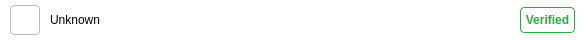
<?xml version="1.0" encoding="UTF-8"?>
<ui version="4.0">
 <class>Form</class>
 <widget class="QWidget" name="Form">
  <property name="geometry">
   <rect>
    <x>0</x>
    <y>0</y>
    <width>585</width>
    <height>40</height>
   </rect>
  </property>
  <property name="sizePolicy">
   <sizepolicy hsizetype="Preferred" vsizetype="Fixed">
    <horstretch>0</horstretch>
    <verstretch>0</verstretch>
   </sizepolicy>
  </property>
  <property name="minimumSize">
   <size>
    <width>0</width>
    <height>40</height>
   </size>
  </property>
  <property name="maximumSize">
   <size>
    <width>16777215</width>
    <height>40</height>
   </size>
  </property>
  <property name="cursor">
   <cursorShape>PointingHandCursor</cursorShape>
  </property>
  <property name="windowTitle">
   <string>Form</string>
  </property>
  <property name="autoFillBackground">
   <bool>false</bool>
  </property>
  <property name="styleSheet">
   <string notr="true">background-color: transparent; border: none</string>
  </property>
  <layout class="QHBoxLayout" name="horizontalLayout">
   <property name="spacing">
    <number>0</number>
   </property>
   <property name="leftMargin">
    <number>0</number>
   </property>
   <property name="topMargin">
    <number>0</number>
   </property>
   <property name="rightMargin">
    <number>0</number>
   </property>
   <property name="bottomMargin">
    <number>0</number>
   </property>
   <item>
    <spacer name="horizontalSpacer">
     <property name="orientation">
      <enum>Qt::Horizontal</enum>
     </property>
     <property name="sizeType">
      <enum>QSizePolicy::Fixed</enum>
     </property>
     <property name="sizeHint" stdset="0">
      <size>
       <width>10</width>
       <height>20</height>
      </size>
     </property>
    </spacer>
   </item>
   <item>
    <widget class="QToolButton" name="toolButton">
     <property name="minimumSize">
      <size>
       <width>30</width>
       <height>30</height>
      </size>
     </property>
     <property name="maximumSize">
      <size>
       <width>30</width>
       <height>30</height>
      </size>
     </property>
     <property name="styleSheet">
      <string notr="true">border: 1px solid #bbb;
border-radius: 4px;
background-color: white;</string>
     </property>
     <property name="text">
      <string/>
     </property>
     <property name="iconSize">
      <size>
       <width>30</width>
       <height>30</height>
      </size>
     </property>
    </widget>
   </item>
   <item>
    <spacer name="horizontalSpacer_2">
     <property name="orientation">
      <enum>Qt::Horizontal</enum>
     </property>
     <property name="sizeType">
      <enum>QSizePolicy::Fixed</enum>
     </property>
     <property name="sizeHint" stdset="0">
      <size>
       <width>10</width>
       <height>20</height>
      </size>
     </property>
    </spacer>
   </item>
   <item>
    <widget class="QLabel" name="username_label">
     <property name="sizePolicy">
      <sizepolicy hsizetype="Expanding" vsizetype="Preferred">
       <horstretch>0</horstretch>
       <verstretch>0</verstretch>
      </sizepolicy>
     </property>
     <property name="styleSheet">
      <string notr="true">font-size: 12px;</string>
     </property>
     <property name="text">
      <string>Unknown</string>
     </property>
     <property name="wordWrap">
      <bool>true</bool>
     </property>
    </widget>
   </item>
   <item>
    <spacer name="horizontalSpacer_3">
     <property name="orientation">
      <enum>Qt::Horizontal</enum>
     </property>
     <property name="sizeType">
      <enum>QSizePolicy::Fixed</enum>
     </property>
     <property name="sizeHint" stdset="0">
      <size>
       <width>10</width>
       <height>20</height>
      </size>
     </property>
    </spacer>
   </item>
   <item>
    <widget class="QToolButton" name="verified_label">
     <property name="sizePolicy">
      <sizepolicy hsizetype="Preferred" vsizetype="Fixed">
       <horstretch>0</horstretch>
       <verstretch>0</verstretch>
      </sizepolicy>
     </property>
     <property name="minimumSize">
      <size>
       <width>50</width>
       <height>26</height>
      </size>
     </property>
     <property name="maximumSize">
      <size>
       <width>1000</width>
       <height>26</height>
      </size>
     </property>
     <property name="font">
      <font>
       <pointsize>-1</pointsize>
       <weight>75</weight>
       <bold>true</bold>
      </font>
     </property>
     <property name="cursor">
      <cursorShape>PointingHandCursor</cursorShape>
     </property>
     <property name="styleSheet">
      <string notr="true">border: 1px solid rgb(41, 173, 60);
border-radius: 4px;
background-color: white;
color: rgb(41, 173, 60);
font-weight: bold;
font-size: 12px;</string>
     </property>
     <property name="text">
      <string>Verified</string>
     </property>
     <property name="iconSize">
      <size>
       <width>26</width>
       <height>26</height>
      </size>
     </property>
    </widget>
   </item>
   <item>
    <spacer name="horizontalSpacer_5">
     <property name="orientation">
      <enum>Qt::Horizontal</enum>
     </property>
     <property name="sizeType">
      <enum>QSizePolicy::Fixed</enum>
     </property>
     <property name="sizeHint" stdset="0">
      <size>
       <width>10</width>
       <height>20</height>
      </size>
     </property>
    </spacer>
   </item>
  </layout>
 </widget>
 <resources/>
 <connections/>
</ui>
